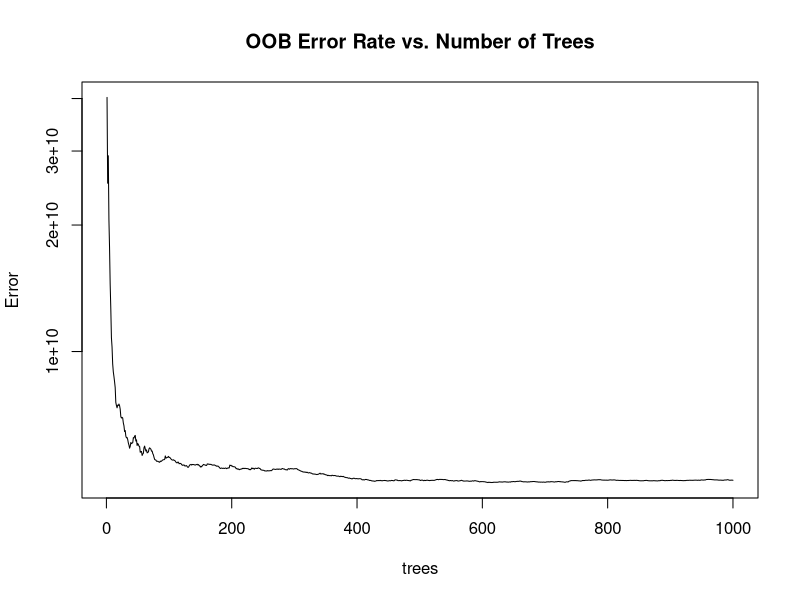

Write the R code that produced this figure.
library(readxl)
library(dplyr)
library(ggplot2)
library(tidyverse)
library(randomForest)
library(datasets)
library(caret)
library(mlbench)

redfin  <- read_xlsx("redfindata.xlsx", 
                      col_types = c("date", # SELLDATE
                                    "skip", # SELLMONTH
                                    "skip", # SELLYEAR
                                    "skip", # ADDRESS
                                    "skip", # CITY
                                    "skip", # STATE
                                    "text", # ZIP
                                    "numeric", # PRICE
                                    "numeric", # BEDS
                                    "numeric", # BATHS
                                    "skip", # LOCATION
                                    "numeric", # SQFT
                                    "numeric", # LOTSIZE
                                    "numeric", #YARDSPACE
                                    "skip", # YEARBUILT
                                    "numeric", #SELLAGE
                                    "numeric", # PRICE_SQFT
                                    "numeric", # HOA_MONTH
                                    "text", # MLS#
                                    "skip", # LATITUDE
                                    "skip" # LONGITUDE
                            )) %>% 
  na.omit %>%
  remove_rownames %>% 
  column_to_rownames(var="MLS#") %>%
  filter(SELLDATE <= "2022-12-31") %>%
  filter(YARDSPACE >= 0)

###XIAOYAN VARIABLES###
  #total beds and bath
  redfin$BEDS_BATHS_TOTAL <- redfin$BEDS + redfin$BATHS
  
  #baths and beds ratio
  redfin$BATH_BED_RATIO <- ifelse(redfin$BEDS==0,NA, redfin$BATHS/redfin$BEDS)
  
  #living squarefeet and beds ratio
  redfin$SQFT_BEDS_RATIO <- ifelse(redfin$BEDS==0, NA, redfin$SQFT/redfin$BEDS)

# sort by date, recreate sell month (.csv hampers it)
redfin <- redfin[order(as.Date(redfin$SELLDATE, format="%d/%m/%Y")),]
redfin$SELLMONTH <- format(as.Date(redfin$SELLDATE, format="%yyyy-%m-%d"),"%m-%y")
redfin$REALMONTH <- format(floor_date(redfin$SELLDATE, unit = "month") - months(1), "%m-%y")

### merge in HPI data
hpi <- read.csv("DallasHPI.csv")
hpi$DATE <- format(mdy(hpi$DATE),"%m-%y")

# account for lag (xiaoyan's)
hpi<- hpi %>%
  mutate(HPI_LAG1 = lag(HPI)) %>%
  mutate(HPI_LAG3 = lag(HPI, n=3)) %>%
  mutate(HPI_LAG6 = lag(HPI, n=6))

# create the hpi percentage change (xiaoyan's)
hpi$HPI_1M_PCT <- (hpi$HPI-hpi$HPI_LAG1)/hpi$HPI_LAG1
hpi$HPI_3M_PCT <- (hpi$HPI-hpi$HPI_LAG3)/hpi$HPI_LAG3
hpi$HPI_6M_PCT <- (hpi$HPI-hpi$HPI_LAG6)/hpi$HPI_LAG6

df <- merge(redfin, hpi, by.x="REALMONTH", by.y="DATE")

# factorize some variables, drop the ones we don't need
drop <- c("REALMONTH","SELLDATE", "SELLMONTH")
df <- df[ , !(names(df) %in% drop)]

df$ZIP <- as.factor(df$ZIP)

# summary(redfin)
# hist(redfin$PRICE)
# scatterplot3d::scatterplot3d(redfin$`SOLD DATE`,redfin$PRICE,redfin$`PRICE/SQFT`)
# boxplot(redfin$PRICE ~ redfin$SELLMONTH)

## standardize numeric data
# df <- df %>% mutate_if(is.numeric,scale)


# divide test and train data
set.seed(48)
ind <- sample(2, nrow(redfin), replace=TRUE, prob=c(0.7,0.3))
train <- df[ind==1,]
test <- df[ind==2,]

mtry <- sqrt(ncol(df))

rf <- randomForest(PRICE ~ ., data=train, importance=TRUE, proximity=TRUE, ntree=1000)
rf.plot <- plot(rf, log="y", main="OOB Error Rate vs. Number of Trees")
rf.plot

train.pred <- train
train.pred$PRED <- predict(rf, train)
train.pred$DIFF <- train.pred$PRED - train.pred$PRICE

test.pred <- test
test.pred$PRED <- predict(rf, test)
test.pred$DIFF <- test.pred$PRED - test.pred$PRICE
test.MSE <- mean((test.pred$DIFF)^2)
